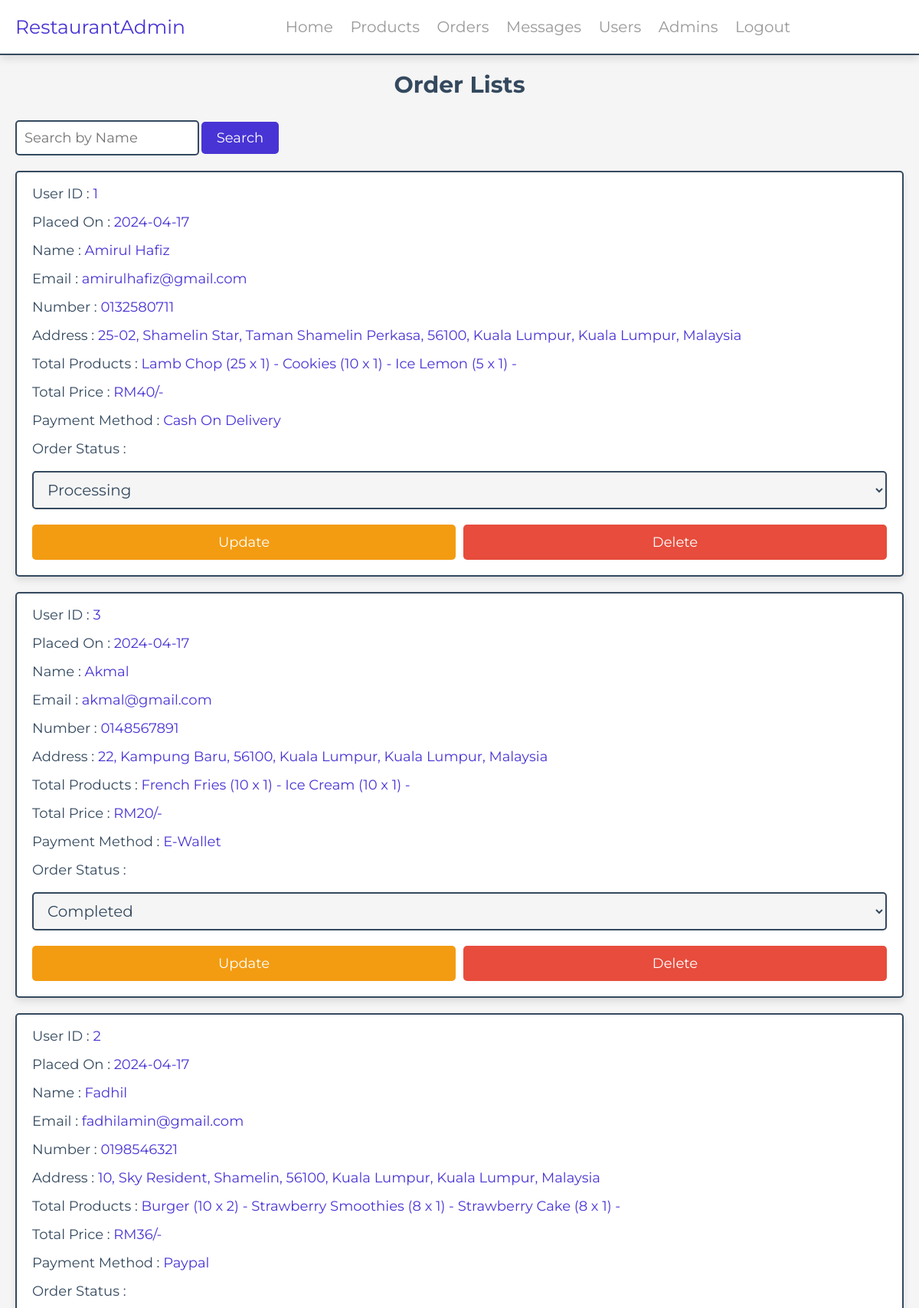
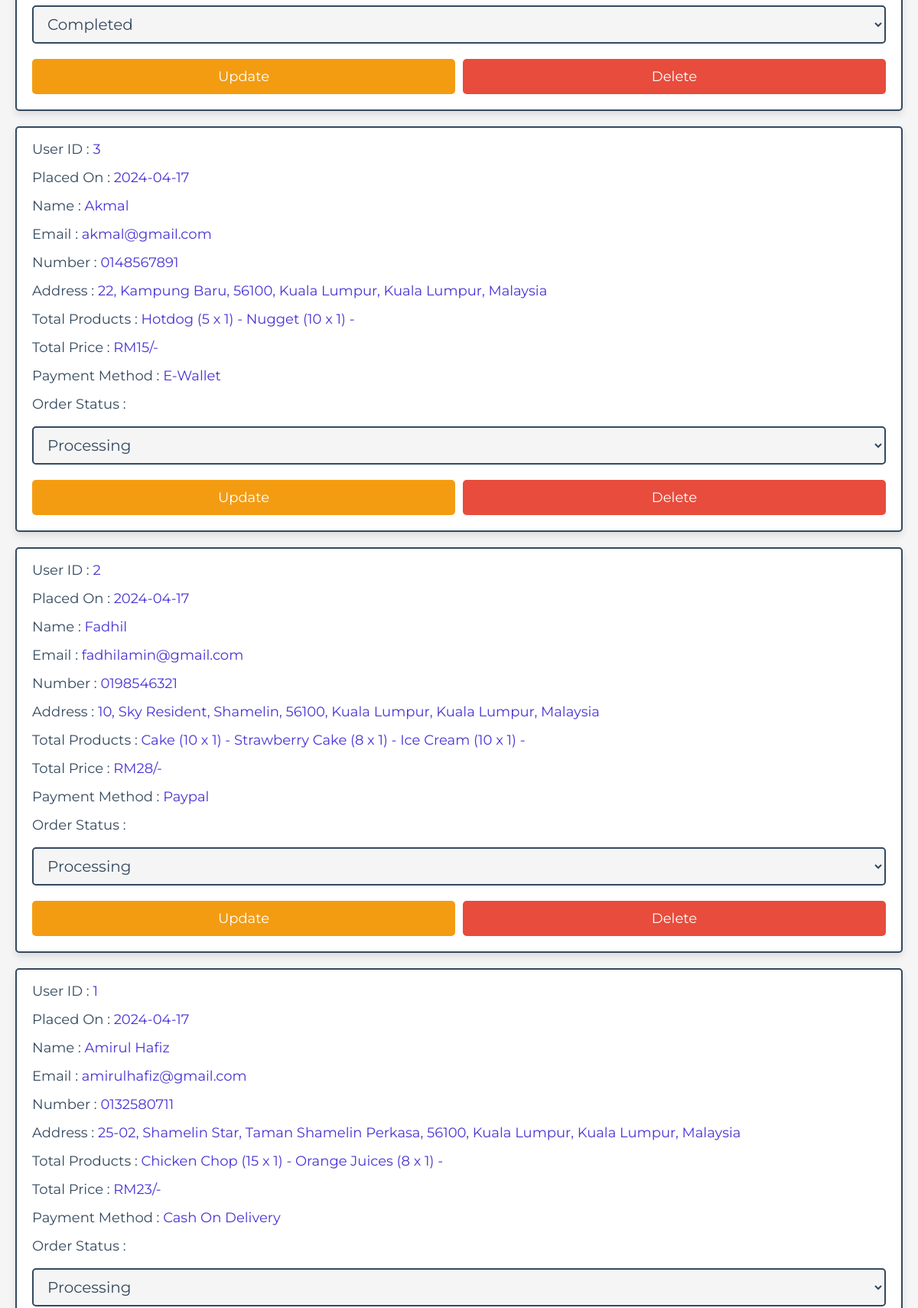
The page /admin/placed_orders.php (signed in, upper part) on the database its author committed (2 pictures, top to bottom).
### tables this page shows
CREATE TABLE `orders` (
  `id` int(100) NOT NULL,
  `user_id` int(100) NOT NULL,
  `name` varchar(20) NOT NULL,
  `number` varchar(10) NOT NULL,
  `email` varchar(50) NOT NULL,
  `method` varchar(50) NOT NULL,
  `address` varchar(500) NOT NULL,
  `total_products` varchar(1000) NOT NULL,
  `total_price` int(100) NOT NULL,
  `placed_on` date NOT NULL DEFAULT current_timestamp(),
  `order_status` varchar(20) NOT NULL DEFAULT 'Processing'
);

### admin/placed_orders.php (the view, shortened to what this page needs)
<?php
include '../components/connect.php';
?>
<!DOCTYPE html>
<html lang="en">
<head>
   <link rel="stylesheet" href="https://cdnjs.cloudflare.com/ajax/libs/font-awesome/6.1.1/css/all.min.css">
   <link rel="stylesheet" href="../css/admin_style.css">
</head>
<body>
<?php include '../components/admin_header.php' ?>
<section class="placed-orders">
   <h1 class="heading">Order Lists</h1>
   <form action="" method="GET" class="search-form">
      <input type="text" name="search_name" placeholder="Search by Name">
      <button type="submit" class="btn">Search</button>
   </form>
   <div class="box-container">
   <?php
      if(isset($_GET['search_name'])) {
         $search_name = $_GET['search_name'];
         $select_orders = $conn->prepare("SELECT * FROM `orders` WHERE name LIKE ?");
         $select_orders->execute(["%$search_name%"]);
         if($select_orders->rowCount() > 0) {
            while($fetch_orders = $select_orders->fetch(PDO::FETCH_ASSOC)){
   ?>
   <div class="box">
      <p> User ID : <span><?= $fetch_orders['user_id']; ?></span> </p>
      <p> Placed On : <span><?= $fetch_orders['placed_on']; ?></span> </p>
      <p> Name : <span><?= $fetch_orders['name']; ?></span> </p>
      <p> Email : <span><?= $fetch_orders['email']; ?></span> </p>
      <p> Number : <span><?= $fetch_orders['number']; ?></span> </p>
      <p> Address : <span><?= $fetch_orders['address']; ?></span> </p>
      <p> Total Products : <span><?= $fetch_orders['total_products']; ?></span> </p>
      <p> Total Price : <span>RM<?= $fetch_orders['total_price']; ?>/-</span> </p>
      <p> Payment Method : <span><?= $fetch_orders['method']; ?></span> </p>
      <p> Order Status : </p>
      <form action="" method="POST">
         <input type="hidden" name="order_id" value="<?= $fetch_orders['id']; ?>">
         <select name="order_status" class="drop-down">
            <option value="" selected disabled><?= $fetch_orders['order_status']; ?></option>
            <option value="Processing">Processing</option>
            <option value="Completed">Completed</option>
         </select>
         <div class="flex-btn">
            <input type="submit" value="update" class="option-btn" name="update_payment">
            <a href="placed_orders.php?delete=<?= $fetch_orders['id']; ?>" class="delete-btn" onclick="return confirm('delete this order?');">delete</a>
         </div>
      </form>
   </div>
   <?php
            }
         } else {
            echo '<p class="empty">User not found!</p>';
         }
      } else {
         $select_orders = $conn->prepare("SELECT * FROM `orders`");
         $select_orders->execute();
         while($fetch_orders = $select_orders->fetch(PDO::FETCH_ASSOC)){
   ?>
   <div class="box">
      <p> User ID : <span><?= $fetch_orders['user_id']; ?></span> </p>
      <p> Placed On : <span><?= $fetch_orders['placed_on']; ?></span> </p>
      <p> Name : <span><?= $fetch_orders['name']; ?></span> </p>
      <p> Email : <span><?= $fetch_orders['email']; ?></span> </p>
      <p> Number : <span><?= $fetch_orders['number']; ?></span> </p>
      <p> Address : <span><?= $fetch_orders['address']; ?></span> </p>
      <p> Total Products : <span><?= $fetch_orders['total_products']; ?></span> </p>
      <p> Total Price : <span>RM<?= $fetch_orders['total_price']; ?>/-</span> </p>
      <p> Payment Method : <span><?= $fetch_orders['method']; ?></span> </p>
      <p> Order Status : </p>
      <form action="" method="POST">
         <select name="order_status" class="drop-down">
            <option value="" selected disabled><?= $fetch_orders['order_status']; ?></option>
         </select>
         <div class="flex-btn">
            <input type="submit" value="update" class="option-btn" name="update_payment">
            <a href="placed_orders.php?delete=<?= $fetch_orders['id']; ?>" class="delete-btn" onclick="return confirm('delete this order?');">delete</a>
         </div>
      </form>
   </div>
   <?php
         }
      }
   ?>
   </div>
</section>
</body>
</html>

### css/admin_style.css (style rules this page uses)
:root { --main-color:#4834d4; --red:#e74c3c; --orange:#f39c12; --black:#34495e; --white:#fff; --light-bg:#f5f5f5; --light-color:#999; --border:.2rem solid var(--black); --box-shadow:0 .5rem 1rem rgba(0,0,0,.1); }
* { font-family: 'Montserrat', sans-serif; margin:0; padding:0; box-sizing: border-box; text-decoration: none; outline: none; border:none; }
html { font-size: 62.5%; overflow-x: hidden; }
body { background-color: var(--light-bg); }
section { max-width: 1200px; margin:0 auto; padding:2rem; }
.btn, .delete-btn, .option-btn { display: block; margin-top: 1rem; border-radius: .5rem; cursor: pointer; width: 100%; font-size: 1.8rem; color:var(--white); padding:1.2rem 3rem; text-transform: capitalize; text-align: center; }
.btn { background-color: var(--main-color); }
.delete-btn { background-color: var(--red); }
.option-btn { background-color: var(--orange); }
.flex-btn { display: flex; gap:1rem; }
.heading { text-align: center; margin-bottom: 2rem; text-transform: capitalize; color:var(--black); font-size: 3rem; }
.placed-orders .search-form { margin-bottom: 2rem; }
.placed-orders .search-form input[type="text"] { padding: 1rem; font-size: 1.8rem; border: var(--border); border-radius: 0.5rem; }
.placed-orders .search-form button { padding: 1rem 2rem; font-size: 1.8rem; background-color: var(--main-color); color: var(--white); border: none; border-radius: 0.5rem; cursor: pointer; transition: background-color 0.3s ease; width: auto; display: inline-block; }
.placed-orders .box-container { display: flex; flex-direction: column; }
.placed-orders .box-container .box { background-color: var(--white); border-radius: .5rem; box-shadow: var(--box-shadow); border: var(--border); padding: 2rem; padding-top: 1rem; margin-bottom: 20px; }
.placed-orders .box-container .box .drop-down { width: 100%; margin: 1rem 0; background-color: var(--light-bg); padding: 1rem 1.4rem; font-size: 2rem; color: var(--black); border: var(--border); border-radius: .5rem; }
.placed-orders .box-container .box p { padding: .5rem 0; line-height: 1.5; font-size: 1.8rem; color:var(--black); }
.placed-orders .box-container .box p span { color:var(--main-color); }

### rows shown on the page
orders: user "1", placed_on "2024-04-17", name "Amirul Hafiz", email "amirulhafiz@gmail.com", number "0132580711", address "25-02, Shamelin Star, Taman Shamelin Perkasa, 56100, Kuala Lumpur, Kuala Lumpur, Malaysia", total_products "Lamb Chop (25 x 1) - Cookies (10 x 1) - Ice Lemon (5 x 1) -", total_price "40", method "Cash On Delivery", order_status "Processing"
orders: user "3", placed_on "2024-04-17", name "Akmal", email "akmal@gmail.com", number "0148567891", address "22, Kampung Baru, 56100, Kuala Lumpur, Kuala Lumpur, Malaysia", total_products "French Fries (10 x 1) - Ice Cream (10 x 1) -", total_price "20", method "E-Wallet", order_status "Completed"
orders: user "2", placed_on "2024-04-17", name "Fadhil", email "fadhilamin@gmail.com", number "0198546321", address "10, Sky Resident, Shamelin, 56100, Kuala Lumpur, Kuala Lumpur, Malaysia", total_products "Burger (10 x 2) - Strawberry Smoothies (8 x 1) - Strawberry Cake (8 x 1) -", total_price "36", method "Paypal", order_status "Completed"
orders: user "3", placed_on "2024-04-17", name "Akmal", email "akmal@gmail.com", number "0148567891", address "22, Kampung Baru, 56100, Kuala Lumpur, Kuala Lumpur, Malaysia", total_products "Hotdog (5 x 1) - Nugget (10 x 1) -", total_price "15", method "E-Wallet", order_status "Processing"
orders: user "2", placed_on "2024-04-17", name "Fadhil", email "fadhilamin@gmail.com", number "0198546321", address "10, Sky Resident, Shamelin, 56100, Kuala Lumpur, Kuala Lumpur, Malaysia", total_products "Cake (10 x 1) - Strawberry Cake (8 x 1) - Ice Cream (10 x 1) -", total_price "28", method "Paypal", order_status "Processing"
orders: user "1", placed_on "2024-04-17", name "Amirul Hafiz", email "amirulhafiz@gmail.com", number "0132580711", address "25-02, Shamelin Star, Taman Shamelin Perkasa, 56100, Kuala Lumpur, Kuala Lumpur, Malaysia", total_products "Chicken Chop (15 x 1) - Orange Juices (8 x 1) -", total_price "23", method "Cash On Delivery", order_status "Processing"
